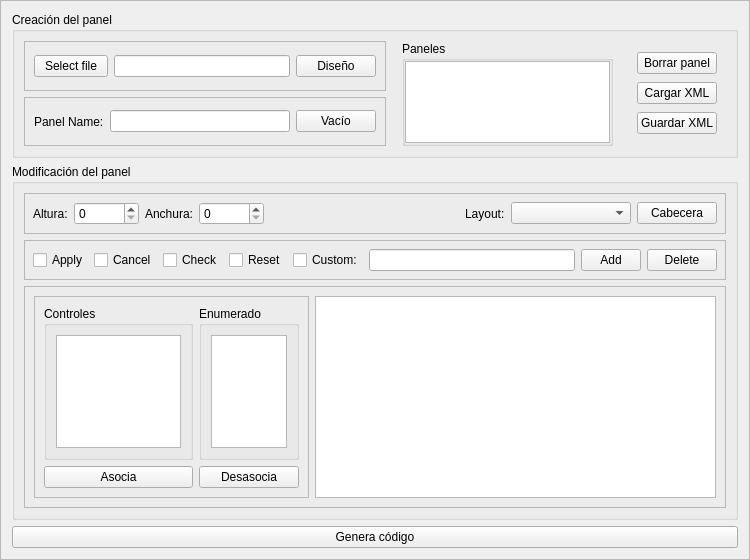
<?xml version="1.0" encoding="UTF-8"?>
<ui version="4.0">
 <class>GeneratorPanel</class>
 <widget class="QFrame" name="GeneratorPanel">
  <property name="geometry">
   <rect>
    <x>0</x>
    <y>0</y>
    <width>750</width>
    <height>560</height>
   </rect>
  </property>
  <property name="windowTitle">
   <string>Generador</string>
  </property>
  <property name="frameShape">
   <enum>QFrame::StyledPanel</enum>
  </property>
  <property name="frameShadow">
   <enum>QFrame::Raised</enum>
  </property>
  <layout class="QVBoxLayout" name="verticalLayout" stretch="0,1,0">
   <item>
    <widget class="QGroupBox" name="groupBox">
     <property name="minimumSize">
      <size>
       <width>0</width>
       <height>140</height>
      </size>
     </property>
     <property name="title">
      <string>Creación del panel</string>
     </property>
     <layout class="QGridLayout" name="gridLayout">
      <item row="0" column="3" rowspan="2">
       <widget class="QFrame" name="verticalFrame">
        <property name="minimumSize">
         <size>
          <width>150</width>
          <height>0</height>
         </size>
        </property>
        <property name="maximumSize">
         <size>
          <width>230</width>
          <height>105</height>
         </size>
        </property>
        <property name="frameShape">
         <enum>QFrame::NoFrame</enum>
        </property>
        <property name="frameShadow">
         <enum>QFrame::Raised</enum>
        </property>
        <layout class="QVBoxLayout" name="verticalLayout_6">
         <property name="leftMargin">
          <number>10</number>
         </property>
         <property name="topMargin">
          <number>0</number>
         </property>
         <property name="rightMargin">
          <number>9</number>
         </property>
         <property name="bottomMargin">
          <number>0</number>
         </property>
         <item>
          <widget class="QGroupBox" name="verticalGroupBox">
           <property name="title">
            <string>Paneles</string>
           </property>
           <layout class="QVBoxLayout" name="verticalLayout_7">
            <property name="leftMargin">
             <number>0</number>
            </property>
            <property name="topMargin">
             <number>0</number>
            </property>
            <property name="rightMargin">
             <number>0</number>
            </property>
            <property name="bottomMargin">
             <number>0</number>
            </property>
            <item>
             <widget class="QListWidget" name="listWidget_panels"/>
            </item>
           </layout>
          </widget>
         </item>
        </layout>
       </widget>
      </item>
      <item row="0" column="4" rowspan="2">
       <widget class="QFrame" name="verticalFrame1">
        <layout class="QVBoxLayout" name="verticalLayout_5">
         <item>
          <widget class="QPushButton" name="pbDeletePanel">
           <property name="text">
            <string>Borrar panel</string>
           </property>
          </widget>
         </item>
         <item>
          <widget class="QPushButton" name="pbLoadXml">
           <property name="text">
            <string>Cargar XML</string>
           </property>
          </widget>
         </item>
         <item>
          <widget class="QPushButton" name="pbSaveXml">
           <property name="text">
            <string>Guardar XML</string>
           </property>
          </widget>
         </item>
        </layout>
       </widget>
      </item>
      <item row="1" column="2">
       <widget class="QFrame" name="horizontalFrame">
        <property name="frameShape">
         <enum>QFrame::StyledPanel</enum>
        </property>
        <property name="frameShadow">
         <enum>QFrame::Raised</enum>
        </property>
        <layout class="QHBoxLayout" name="horizontalLayout_5">
         <property name="leftMargin">
          <number>9</number>
         </property>
         <property name="topMargin">
          <number>9</number>
         </property>
         <property name="rightMargin">
          <number>9</number>
         </property>
         <property name="bottomMargin">
          <number>9</number>
         </property>
         <item>
          <widget class="QLabel" name="label">
           <property name="text">
            <string>Panel Name:</string>
           </property>
          </widget>
         </item>
         <item>
          <widget class="QLineEdit" name="lneName">
           <property name="text">
            <string/>
           </property>
          </widget>
         </item>
         <item>
          <widget class="QPushButton" name="pbWithoutUI">
           <property name="text">
            <string>Vacío</string>
           </property>
           <property name="checkable">
            <bool>true</bool>
           </property>
           <property name="autoExclusive">
            <bool>true</bool>
           </property>
          </widget>
         </item>
        </layout>
       </widget>
      </item>
      <item row="0" column="2">
       <widget class="QFrame" name="frame_2">
        <property name="frameShape">
         <enum>QFrame::StyledPanel</enum>
        </property>
        <property name="frameShadow">
         <enum>QFrame::Raised</enum>
        </property>
        <layout class="QHBoxLayout" name="horizontalLayout" stretch="0,1,0">
         <item>
          <widget class="QPushButton" name="pbFile">
           <property name="maximumSize">
            <size>
             <width>74</width>
             <height>16777215</height>
            </size>
           </property>
           <property name="text">
            <string>Select file</string>
           </property>
          </widget>
         </item>
         <item>
          <widget class="QLineEdit" name="lnePath"/>
         </item>
         <item>
          <widget class="QPushButton" name="pbWithUI">
           <property name="text">
            <string>Diseño</string>
           </property>
           <property name="checkable">
            <bool>true</bool>
           </property>
           <property name="autoExclusive">
            <bool>true</bool>
           </property>
          </widget>
         </item>
        </layout>
       </widget>
      </item>
     </layout>
    </widget>
   </item>
   <item>
    <widget class="QGroupBox" name="groupBox_2">
     <property name="title">
      <string>Modificación del panel</string>
     </property>
     <layout class="QVBoxLayout" name="verticalLayout_2" stretch="0,0,1">
      <item>
       <widget class="QFrame" name="horizontalFrame1">
        <property name="frameShape">
         <enum>QFrame::StyledPanel</enum>
        </property>
        <property name="frameShadow">
         <enum>QFrame::Raised</enum>
        </property>
        <layout class="QHBoxLayout" name="horizontalLayout_6">
         <property name="leftMargin">
          <number>8</number>
         </property>
         <property name="topMargin">
          <number>8</number>
         </property>
         <property name="rightMargin">
          <number>8</number>
         </property>
         <property name="bottomMargin">
          <number>8</number>
         </property>
         <item>
          <widget class="QLabel" name="label_2">
           <property name="maximumSize">
            <size>
             <width>43</width>
             <height>16777215</height>
            </size>
           </property>
           <property name="text">
            <string>Altura:</string>
           </property>
          </widget>
         </item>
         <item>
          <widget class="QSpinBox" name="sbHeigth">
           <property name="minimumSize">
            <size>
             <width>65</width>
             <height>0</height>
            </size>
           </property>
           <property name="maximumSize">
            <size>
             <width>90</width>
             <height>16777215</height>
            </size>
           </property>
           <property name="maximum">
            <number>9999</number>
           </property>
          </widget>
         </item>
         <item>
          <widget class="QLabel" name="label_3">
           <property name="maximumSize">
            <size>
             <width>55</width>
             <height>16777215</height>
            </size>
           </property>
           <property name="text">
            <string>Anchura:</string>
           </property>
          </widget>
         </item>
         <item>
          <widget class="QSpinBox" name="sbWidth">
           <property name="minimumSize">
            <size>
             <width>65</width>
             <height>0</height>
            </size>
           </property>
           <property name="maximumSize">
            <size>
             <width>75</width>
             <height>16777215</height>
            </size>
           </property>
           <property name="maximum">
            <number>9999</number>
           </property>
          </widget>
         </item>
         <item>
          <spacer name="horizontalSpacer">
           <property name="orientation">
            <enum>Qt::Horizontal</enum>
           </property>
           <property name="sizeHint" stdset="0">
            <size>
             <width>40</width>
             <height>20</height>
            </size>
           </property>
          </spacer>
         </item>
         <item>
          <widget class="QLabel" name="label_4">
           <property name="text">
            <string>Layout:</string>
           </property>
          </widget>
         </item>
         <item>
          <widget class="QComboBox" name="comboLayout">
           <property name="minimumSize">
            <size>
             <width>120</width>
             <height>0</height>
            </size>
           </property>
          </widget>
         </item>
         <item>
          <widget class="QPushButton" name="pbCabecera">
           <property name="text">
            <string>Cabecera</string>
           </property>
          </widget>
         </item>
        </layout>
       </widget>
      </item>
      <item>
       <widget class="QFrame" name="frame_3">
        <property name="frameShape">
         <enum>QFrame::StyledPanel</enum>
        </property>
        <property name="frameShadow">
         <enum>QFrame::Raised</enum>
        </property>
        <layout class="QHBoxLayout" name="horizontalLayout_2">
         <property name="leftMargin">
          <number>8</number>
         </property>
         <property name="topMargin">
          <number>8</number>
         </property>
         <property name="rightMargin">
          <number>8</number>
         </property>
         <property name="bottomMargin">
          <number>8</number>
         </property>
         <item>
          <widget class="QCheckBox" name="cb_apply">
           <property name="text">
            <string>Apply</string>
           </property>
          </widget>
         </item>
         <item>
          <widget class="QCheckBox" name="cb_cancel">
           <property name="text">
            <string>Cancel</string>
           </property>
          </widget>
         </item>
         <item>
          <widget class="QCheckBox" name="cb_check">
           <property name="text">
            <string>Check</string>
           </property>
          </widget>
         </item>
         <item>
          <widget class="QCheckBox" name="cb_reset">
           <property name="text">
            <string>Reset</string>
           </property>
          </widget>
         </item>
         <item>
          <widget class="QCheckBox" name="cb_custom">
           <property name="text">
            <string>Custom:</string>
           </property>
          </widget>
         </item>
         <item>
          <widget class="QLineEdit" name="lneCustom"/>
         </item>
         <item>
          <widget class="QPushButton" name="pb_addButton">
           <property name="maximumSize">
            <size>
             <width>60</width>
             <height>16777215</height>
            </size>
           </property>
           <property name="text">
            <string>Add</string>
           </property>
          </widget>
         </item>
         <item>
          <widget class="QPushButton" name="pb_delButton">
           <property name="maximumSize">
            <size>
             <width>70</width>
             <height>16777215</height>
            </size>
           </property>
           <property name="text">
            <string>Delete</string>
           </property>
          </widget>
         </item>
        </layout>
       </widget>
      </item>
      <item>
       <widget class="QFrame" name="frame_4">
        <property name="frameShape">
         <enum>QFrame::StyledPanel</enum>
        </property>
        <property name="frameShadow">
         <enum>QFrame::Raised</enum>
        </property>
        <layout class="QHBoxLayout" name="horizontalLayout_3">
         <item>
          <widget class="QFrame" name="frame_5">
           <property name="maximumSize">
            <size>
             <width>275</width>
             <height>16777215</height>
            </size>
           </property>
           <property name="frameShape">
            <enum>QFrame::StyledPanel</enum>
           </property>
           <property name="frameShadow">
            <enum>QFrame::Raised</enum>
           </property>
           <layout class="QGridLayout" name="gridLayout_2">
            <item row="0" column="0">
             <widget class="QGroupBox" name="groupBox_3">
              <property name="maximumSize">
               <size>
                <width>150</width>
                <height>16777215</height>
               </size>
              </property>
              <property name="title">
               <string>Controles</string>
              </property>
              <layout class="QVBoxLayout" name="verticalLayout_3">
               <item>
                <widget class="QListWidget" name="listWidget_but">
                 <property name="maximumSize">
                  <size>
                   <width>16777215</width>
                   <height>16777215</height>
                  </size>
                 </property>
                </widget>
               </item>
               <item>
                <spacer name="verticalSpacer">
                 <property name="orientation">
                  <enum>Qt::Vertical</enum>
                 </property>
                 <property name="sizeHint" stdset="0">
                  <size>
                   <width>20</width>
                   <height>40</height>
                  </size>
                 </property>
                </spacer>
               </item>
              </layout>
             </widget>
            </item>
            <item row="1" column="0">
             <widget class="QPushButton" name="pbAssociate">
              <property name="text">
               <string>Asocia</string>
              </property>
             </widget>
            </item>
            <item row="0" column="1">
             <widget class="QGroupBox" name="groupBox_4">
              <property name="maximumSize">
               <size>
                <width>100</width>
                <height>16777215</height>
               </size>
              </property>
              <property name="title">
               <string>Enumerado</string>
              </property>
              <layout class="QVBoxLayout" name="verticalLayout_4">
               <item>
                <widget class="QListWidget" name="listWidget_act">
                 <property name="enabled">
                  <bool>true</bool>
                 </property>
                 <property name="maximumSize">
                  <size>
                   <width>100</width>
                   <height>16777215</height>
                  </size>
                 </property>
                </widget>
               </item>
               <item>
                <spacer name="verticalSpacer_2">
                 <property name="orientation">
                  <enum>Qt::Vertical</enum>
                 </property>
                 <property name="sizeHint" stdset="0">
                  <size>
                   <width>20</width>
                   <height>40</height>
                  </size>
                 </property>
                </spacer>
               </item>
              </layout>
             </widget>
            </item>
            <item row="1" column="1">
             <widget class="QPushButton" name="pbDeassociate">
              <property name="text">
               <string>Desasocia</string>
              </property>
             </widget>
            </item>
           </layout>
          </widget>
         </item>
         <item>
          <widget class="QPlainTextEdit" name="txtAsociate"/>
         </item>
        </layout>
       </widget>
      </item>
     </layout>
    </widget>
   </item>
   <item>
    <layout class="QHBoxLayout" name="horizontalLayout_4">
     <item>
      <widget class="QPushButton" name="pbGenerate">
       <property name="text">
        <string>Genera código</string>
       </property>
      </widget>
     </item>
    </layout>
   </item>
  </layout>
 </widget>
 <resources/>
 <connections/>
</ui>
